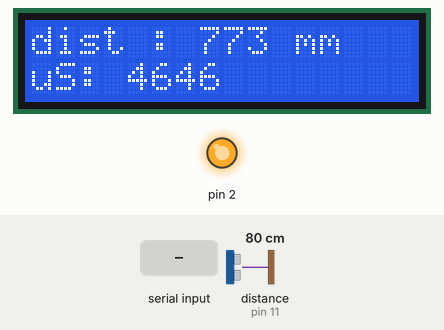
The sketch below on a simulated Arduino Uno, built with avr-gcc and run on an emulated ATmega328P. Parts: 16×2 character LCD, output pins drawn as LEDs (lit = HIGH). Wiring (inferred from the names in the program): ultrasonic range finder: trigger pin 3; echo pin 11. The inputs (shaded band) are chosen by the test bench; at power-on: distance to the obstacle (sensor on pin 11) 80 cm. The echo pulse lasts 58.3 µs per cm; pins used as bus, display or sensor lines are not drawn; what the sketch prints to the serial monitor is not drawn.

Above: at 1.2 s.
1.3 s: distance to the obstacle (sensor on pin 11) set to 9 cm
At 1.46 s:
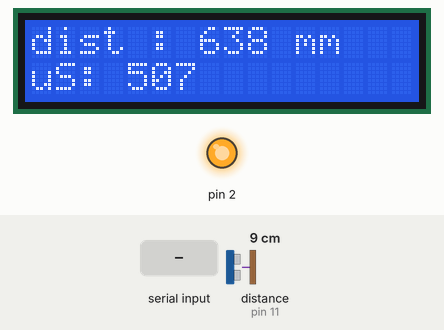
4.3 s: distance to the obstacle (sensor on pin 11) set to 2 cm
At 4.49 s:
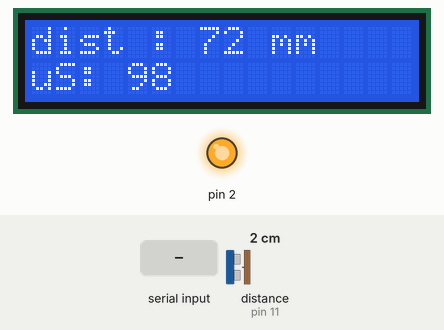
5.9 s: "1" received over Serial
At 6.0 s:
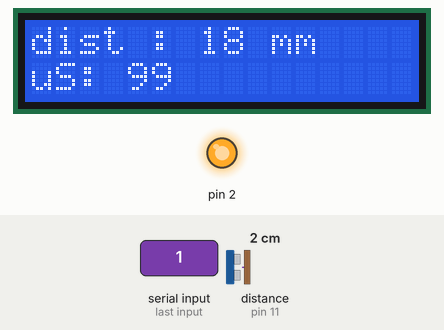
7.5 s: "0" received over Serial
9.2 s: distance to the obstacle (sensor on pin 11) set to 4 cm
At 10.7 s:
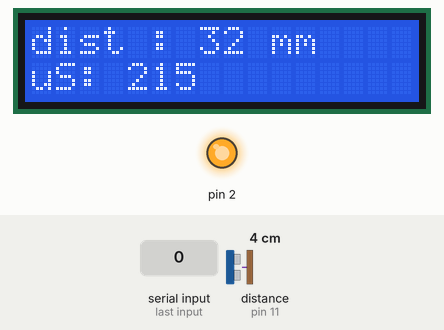
10.8 s: "2" received over Serial
At 10.91 s:
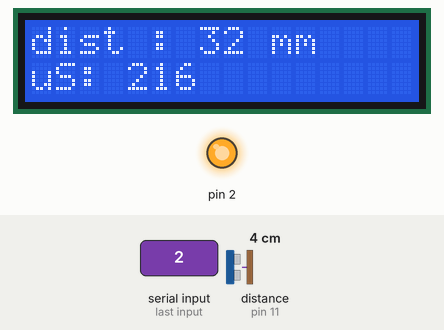
Timing chart, 0 to 13.4 s (numbered marks = the images above; inputs shaded):
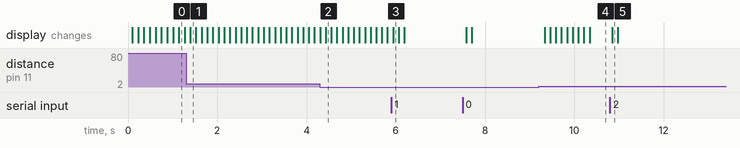

The sketch:

USsr04_avg_Ser_TX.ino
```cpp
/* USsr04 avg Ser TX -- Ultrasonic distance --> LCD & send bytes over Serial
  display averaged distance to onboard LCD shield, send data via Serial to
  remote program like Proc SerialDataReadGraph

  Uses: gets dist_avg using exp moving average, pulseIn, LCD display, .write
  bytes

   LCD RS pin to digital pin 8
   LCD Enable pin to digital pin 9
   LCD D4 pin to digital pin 4
   LCD D5 pin to digital pin 5
   LCD D6 pin to digital pin 6
   LCD D7 pin to digital pin 7
   LCD BL pin to digital pin 10
   KEY pin to analog pin 0
   Vcc pin to  +5         // above hardwired w/ shield

   Trig pin to digital pin 3
   Echo pin to digital pin 11 -- pulseIn doc says it needs interrupt pin, but not true

*/

#include <LiquidCrystal.h>
#define CM 1    //Centimeter, 1 tells loop to display CM, Inch otherwise
#define TP 3   //Trigger pin
#define EP 11   //Echo pin

LiquidCrystal lcd(8, 9, 4, 5, 6, 7);  // had 13 here, wrong

void setup()
{
  lcd.begin(16, 2);    // 16 col, 2 row LCD
  lcd.setCursor(0, 0);
  Serial.begin(9600);    // 9600 bps, for Ser. Mon. if on, else Proc serial
  pinMode(TP, OUTPUT);   // TP output pin for trigger
  pinMode(EP, INPUT);     // EP input pin for echo
  pinMode(2, OUTPUT);
  digitalWrite(2, HIGH); // 5 v for US module power
}

void loop()
{
  static uint16_t distAvg = 690; // need to start somewhere, anywhere
  if(Serial.available())  // Proc. wants more, send latest value
   {   // just clears one input char, I'd like all cleared
    Serial.read();  // var not used, just clears buffer
    // send distance (mm default) as bytes to Proc
    Serial.write(distAvg/256);  // hi byte
    Serial.write(distAvg%256);  // lo byte
    }
  uint32_t microseconds = TP_init(); // activates the pulser, gets uS back
  delay(20); // how long to wait for value? v.i.-- OK up to 300cm, 3m
  uint16_t dist = Distance(microseconds, CM);
  // calc expon MA
  distAvg = round((distAvg * 4) + dist) / 5;
  lcd.clear();
  lcd.setCursor(0, 0);
  lcd.print("dist : ");
  lcd.print(distAvg);
  if (CM) lcd.print(" mm");
     else lcd.print(" in");
  lcd.setCursor(0, 1);  // second line
  lcd.print("uS: ");
  lcd.print(microseconds);
  // Serial.println(distAvg);  // for ser. mon.
   delay(100);
}  // end loop

uint32_t TP_init()  // tried uint16 but doesn't work
{
  digitalWrite(TP, LOW);
  delayMicroseconds(2);
  digitalWrite(TP, HIGH); // make Trig pin HIGH >= 10us
  delayMicroseconds(10);
  digitalWrite(TP, LOW);
  delayMicroseconds(2);
  // pulse read waits for the echo pin to go HIGH, and
  // returns the length of the echo pulse in microseconds
  uint32_t microseconds = pulseIn(EP, HIGH);
  return microseconds;
}

uint16_t Distance(uint32_t time, int flag)  // returns distance as unsigned int
{
  uint16_t distance;  // SR04 only works to ~3m, so max time uS < 18K
  if (flag) // display in cm./1000 or mm /100
    distance = (time * 17) / 100; // want mm to demo sending large #
  // distance  = ((Duration of high level)*(Sonic:340m/s))/2
  // = ((Duration of high level)*(Sonic :0.034 cm/uS))/2
  else  // 1122 ft/sec   13464 in/sec   0.0135 in/uS / 2 for bounce
    distance = (time * 67) / 10000;       // INches
  return distance;
}  // end Distance
```

Measured:
- after the input at 9.2 s, the display: first changes after 0.14 s (image 4 shows a later state)
- after the input at 10.8 s, the display: changes after 0.05 s (image 5)
